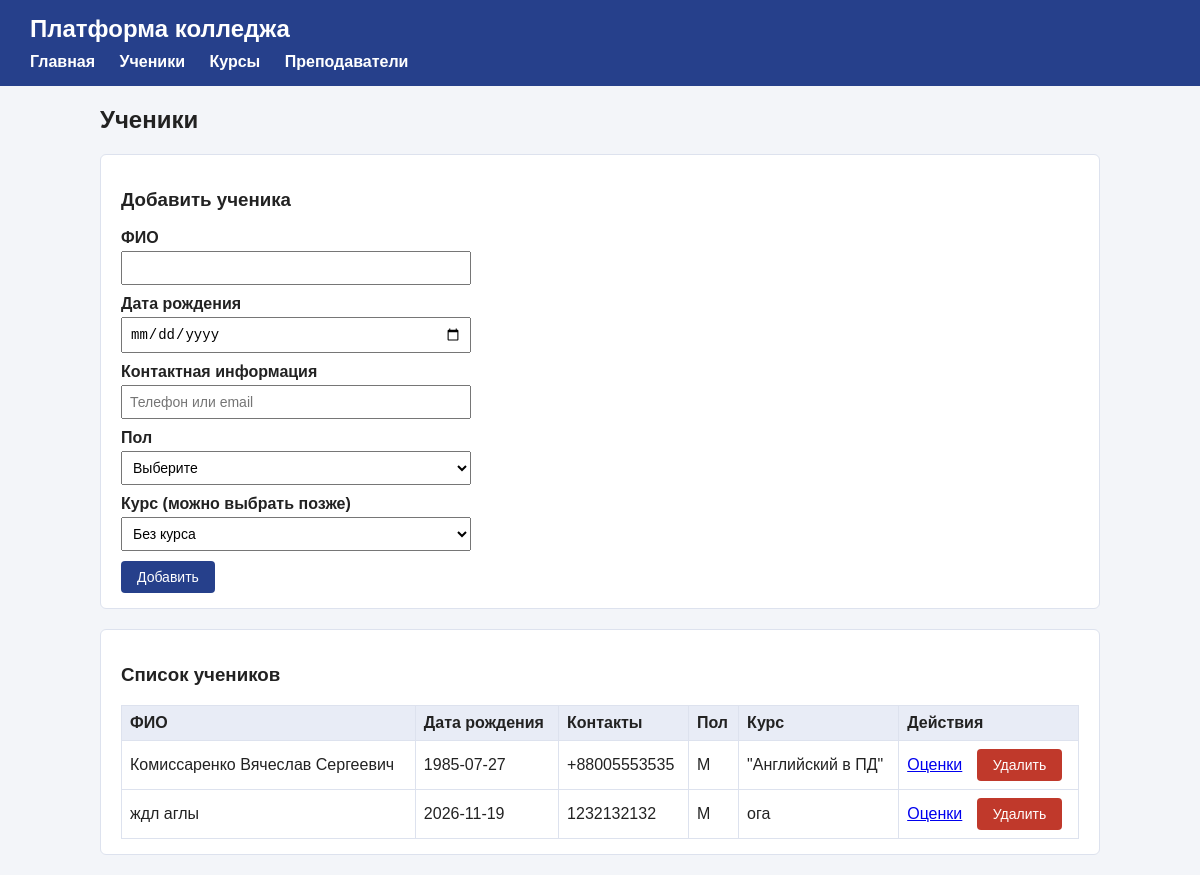
Page /students.php on the committed database.
### tables this page shows
CREATE TABLE students (
    id INTEGER PRIMARY KEY AUTOINCREMENT,
    fio TEXT NOT NULL,
    birth_date TEXT NOT NULL,
    contacts TEXT,
    gender TEXT NOT NULL,
    course_id INTEGER REFERENCES courses(id) ON DELETE SET NULL
);

CREATE TABLE courses (
    id INTEGER PRIMARY KEY AUTOINCREMENT,
    name TEXT NOT NULL,
    start_date TEXT NOT NULL,
    actual_date TEXT NOT NULL
);

### db.php (called while the page is built, shortened)
<?php
function h($text)
{
    return htmlspecialchars((string) $text, ENT_QUOTES, 'UTF-8');
}

### students.php (the view, shortened to what this page needs)
<?php
require 'db.php';
$students = $db->query('SELECT students.*, courses.name AS course_name
    FROM students
    LEFT JOIN courses ON courses.id = students.course_id
    ORDER BY students.fio')->fetchAll(PDO::FETCH_ASSOC);
require 'header.php';
?>
<h2>Ученики</h2>
<section class="box">
    <h3>Добавить ученика</h3>
    <form method="post">
        <label>ФИО
            <input type="text" name="fio" required>
        </label>
        <label>Дата рождения
            <input type="date" name="birth_date" required>
        </label>
        <label>Контактная информация
            <input type="text" name="contacts" placeholder="Телефон или email">
        </label>
        <label>Пол
            <select name="gender" required>
                <option value="">Выберите</option>
            </select>
        </label>
        <label>Курс (можно выбрать позже)
            <select name="course_id">
                <option value="">Без курса</option>
            </select>
        </label>
        <button type="submit">Добавить</button>
    </form>
</section>
<section class="box">
    <h3>Список учеников</h3>
    <?php if (count($students) == 0) { ?>
        <p>Учеников пока нет.</p>
    <?php } else { ?>
        <table>
            <tr>
                <th>ФИО</th>
                <th>Дата рождения</th>
                <th>Контакты</th>
                <th>Пол</th>
                <th>Курс</th>
                <th>Действия</th>
            </tr>
            <?php foreach ($students as $student) { ?>
                <tr>
                    <td><?php echo h($student['fio']); ?></td>
                    <td><?php echo h($student['birth_date']); ?></td>
                    <td><?php echo h($student['contacts']); ?></td>
                    <td><?php echo h($student['gender']); ?></td>
                    <td>
                        <?php
                        if ($student['course_name'] == null) {
                            echo 'не зачислен';
                        } else {
                            echo h($student['course_name']);
                        }
                        ?>
                    </td>
                    <td class="actions">
                        <a href="student.php?id=<?php echo $student['id']; ?>">Оценки</a>
                        <form method="post" class="inline">
                            <button type="submit" class="danger">Удалить</button>
                        </form>
                    </td>
                </tr>
            <?php } ?>
        </table>
    <?php } ?>
</section>
<?php require 'footer.php'; ?>

### style.css (style rules this page uses)
body { margin: 0; font-family: Arial, sans-serif; background: #f3f5f9; color: #222; }
.box { background: white; padding: 15px 20px; margin-bottom: 20px; border-radius: 6px; border: 1px solid #dde2ee; }
form label { display: block; margin-bottom: 10px; font-weight: bold; }
form input, form select { display: block; width: 100%; max-width: 350px; padding: 7px; margin-top: 4px; font-size: 14px; box-sizing: border-box; }
button { background: #26408b; color: white; border: none; padding: 8px 16px; border-radius: 4px; font-size: 14px; cursor: pointer; }
button.danger { background: #c0392b; }
form.inline { display: inline; }
table { width: 100%; border-collapse: collapse; }
th, td { border: 1px solid #dde2ee; padding: 8px; text-align: left; }
th { background: #e8ecf6; }
.actions a { margin-right: 10px; }

### rows in the picture
students: fio "Комиссаренко Вячеслав Сергеевич", birth_date "1985-07-27", contacts "+88005553535", gender "М", course.name "\"Английский в ПД\""
students: fio "ждл аглы", birth_date "2026-11-19", contacts "1232132132", gender "М", course.name "ога"
